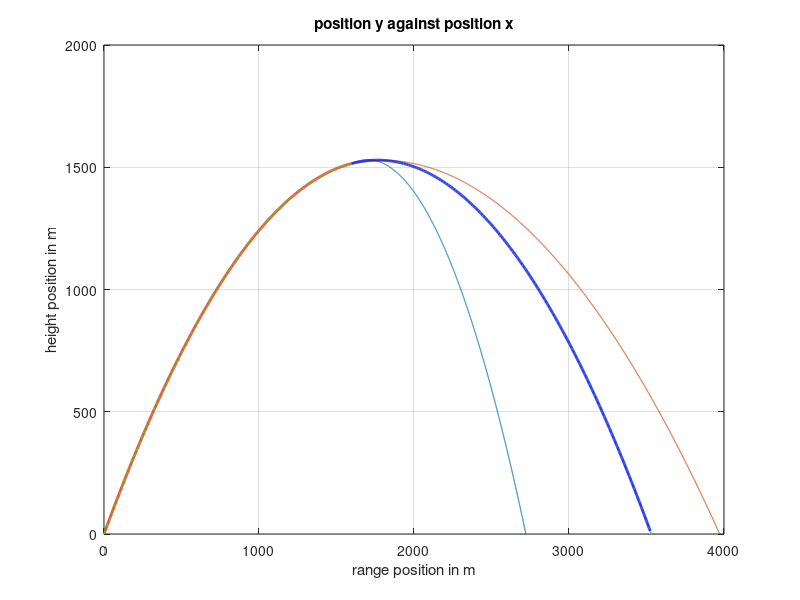

Reproduce this figure in MATLAB. (Note: this script raises an error after producing the figure.)
%% This program simulates and calculates the centre of mass of a bomb following a projectile motion
% In this program it is assumed that the bomb starts in one piece and then
% explodes into multiple fragments
clear ; clc; %clear previous program
%% Setting up paremters
M = 100; % the mass in kg
theta = pi/3; % the angle that the bomb starts at in deg
speed = 200; % the initial speed of the bomb in m/s
x_speed = speed*cos(theta) ; % x component of the speed
y_speed = speed*sin(theta) ; % y component of the speed
v = [x_speed, y_speed];
g = 9.81; % the acceleraton of gravity in m+/s^2
y_at_peak = y_speed^2/(2*g);
time_at_peak = y_speed/g;
x_at_peak = x_speed*time_at_peak;

%range of explosion is between quarter and three-quarters through
%doing this here because we need speed and position right before explosion
explosion_time = time_at_peak*0.5 +rand*time_at_peak;
velocity_pre_explosion = [x_speed,0];
explosion_position = [0, 0];
%% the trajectory of the bomb
tau = 0.01; %timestep
Nsteps = ceil((2*time_at_peak)/tau); % number of steps
explosion_step = ceil(explosion_time/tau);
x_position = zeros(1, Nsteps+1);
y_position = zeros(1, Nsteps+1);
for i=2:Nsteps+1
% now we will update the velocity and the position since the acceleration
% is constant
    t = i*tau ; % current time
% from the kinematic equations
    x_position(i) = x_speed*t ; % x = xo +v(ox)t 
    y_position(i) = y_speed*t - 0.5*g*t^2 ; % y = yo + v(oy)t-gt^2/2
    if i == explosion_step
        velocity_pre_explosion(2) = y_speed - g*t;
        explosion_position = [x_position(i), y_position(i)];
    end
    if y_position(i) < 0 %to counter error due to rounding
        y_position(i) = 0;
        x_position(i) = x_speed*2*time_at_peak;
    end
end
%% plotting 
clf ; % clear and move forward
plot(x_position(1, 1:explosion_step),y_position(1, 1:explosion_step),'r-','LineWidth',2)
grid on
hold on
plot(x_position,y_position,'g--','Linewidth',1.2)
title('position y against position x')
xlabel('range position in m')
ylabel('height position in m')
grid on
hold on

%part 2
%randomise some aspects of explosion
explosion_impulse_time = 0.1;
n_fragments = 2;
fragment_masses = zeros(1, n_fragments);
remaining_mass = M;
for i=1:n_fragments-1
    %largest fragment is less than 60% of remainder, greater than 10%
    %this way we don't have (or 'ignore') minisicule pieces
    fragment_masses(i) = (0.1*remaining_mass) + (0.5*rand*remaining_mass);
    remaining_mass = remaining_mass - fragment_masses(i);
end
fragment_masses(n_fragments) = remaining_mass;

%if each fragment is a circle sector, with sides R = 0.25,
%the angle for each sector is given by
fragment_angles = 2*pi*fragment_masses/M;
%randomising a starting point, relative to the horizontal
explosion_force = 10000 + (rand*5000); %newtons
impulse = explosion_force*explosion_impulse_time;
x_speed_fragments = zeros(1, n_fragments);
y_speed_fragments = zeros(1, n_fragments);
starting_angle = 2*pi*rand; %randomised initially, cimulative
%getting initial velocities, conservation of momentum
for i=1:n_fragments
    
    %the centre of mass of each circle sector with angle gamma, is along
    %the radius starting from gamma/2 (due to symmetry).
    %so, the angle from from the horizontal to the direction each fragment
    %will fly off in is given by
    
    tilda = starting_angle + fragment_angles(i)/2;
    % mv(aft) - mv(bef) = ft
    
    x_speed_fragments(i) = ((impulse * cos(tilda))+ ...
        (fragment_masses(i)*velocity_pre_explosion(1)))/fragment_masses(i);   
    y_speed_fragments(i) = ((impulse * sin(tilda))+ ...
        (fragment_masses(i)*velocity_pre_explosion(2)))/fragment_masses(i);  
    
    starting_angle = starting_angle + fragment_angles(i);
end
%these get extended, in the following loop
fragment_x_positions = zeros(n_fragments, 1);
fragment_y_positions = zeros(n_fragments, 1);

all_midair = ones(1, n_fragments);
reached_ground = 0; %n of fragments that reached ground
midair = true;
k = 0; %while loop counter
order = zeros(2, n_fragments); %the nth element (of the first row) 
% is the index of the nth ball to reach the floor. The second keeps track
% of which time step this occurs at
while (midair)
    t = tau*k;
    k = k+1;
    for i=1:n_fragments
        if all_midair(i)
            fragment_x_positions(i, k) = (x_speed_fragments(i)*t)+explosion_position(1);
            fragment_y_positions(i, k) = ((y_speed_fragments(i)*t)-(0.5*g*t^2))+explosion_position(2);
            if (fragment_y_positions(i, k) < 0)
                fragment_y_positions(i, k) = 0;
                t_to_ground_1 = (y_speed_fragments(i)/g) + (((y_speed_fragments(i)^2) + (2*g*explosion_position(2)))^0.5)/g;
%                 t_to_ground_2 = (y_speed_fragments(i)/g) - (((y_speed_fragments(i)^2) + (2*g*explosion_position(2)))^0.5)/g;
                fragment_x_positions(i, k) = explosion_position(1) + (x_speed_fragments(i)*t_to_ground_1);
                all_midair(i) = 0;
                reached_ground = reached_ground + 1;
                order(1:2, reached_ground) = [i, k-1];
                if (reached_ground == n_fragments)
                    midair = false;
                    %DO NOT ADD 'BREAK', still need x positions to be set
                end
            end
        else
            fragment_x_positions(i, k) = fragment_x_positions(i, k-1);
        end
    end
end

%plotting the trajectory of the peices
for i=1:n_fragments
    plot(fragment_x_positions(i, :),fragment_y_positions(i, :),'LineWidth',0.8);
    grid on
    hold on
end

mass_sum = zeros(1, n_fragments); %total mass still in air
mass_sum(1) = M;

for i=1:n_fragments-1
    mass_sum(i+1) = mass_sum(i) - fragment_masses(order(1, i));
end

centre_of_mass = zeros(2, k);
next = 1; %order index of next fragment to drop
for j=1:k
    for i=next:n_fragments
%         fprintf('%.1f \n',i);
        index = order(1, i);
        centre_of_mass(1, j) = (centre_of_mass(1, j) + (fragment_x_positions(index, j) * fragment_masses(index)));
        centre_of_mass(2, j) = (centre_of_mass(2, j) + (fragment_y_positions(index, j) * fragment_masses(index)));
%         fprintf("ball %.1f \n", index);
    end
    if order(2, next) == j
        if next == n_fragments-1
            break
        end
        next = next+1;
    end
end
 
previous_index = 1;
for i=1:n_fragments
    fragment_index = order(1, i);
    frame_index = order(2, i);
    centre_of_mass(:, previous_index:frame_index) = centre_of_mass(:, previous_index:frame_index)/mass_sum(i);
    previous_index = frame_index;
end

index = order(2, n_fragments-1);
plot(centre_of_mass(1, 1:index-1), centre_of_mass(2, 1:index-1),'b-', 'lineWidth', 2) % plotting the centre of mass trajectory    

f_names = strings(1, 3 + n_fragments);
f_names(1) = 'bomb';
f_names(2) = 'expected trajectory';
for i=3:2+n_fragments
    f_names(i) = 'fragment ' + string(i-2);
end
f_names(n_fragments+3) = 'centre of mass';
legend(f_names) %remove this to view graph clearly